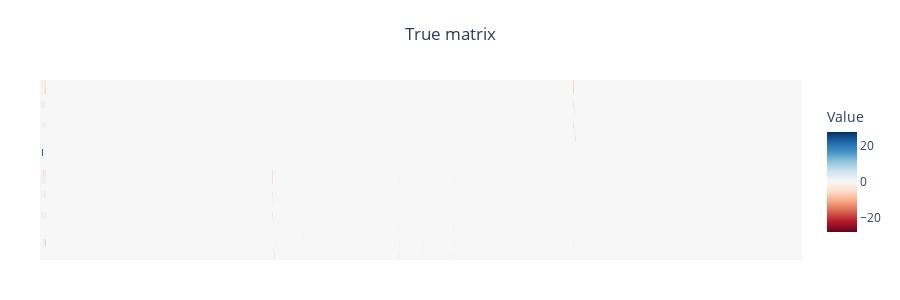

The code cell stored with this chart in its notebook:
### Code cell
import numpy as np
from pathlib import Path
import plotly.graph_objects as go

def plot_true_matrix(
    true_matrix,
    matrix_label=None,
    figure_title=None,
    filepath=None,
    zmin=None,
    zmax=None
):
    """
    Plot only the “True” matrix as a single heatmap.

    Parameters
    ----------
    true_matrix : 2D array-like
        The ground‐truth matrix to display.
    matrix_label : str, optional
        Label to append to the subplot title.
    figure_title : str, optional
        Overall figure title.
    filepath : str or Path, optional
        If given, write out to .html or .png; otherwise show().
    zmin, zmax : float, optional
        Override the colorbar limits. If None, computed from true_matrix.
    """
    # Determine color limits
    if zmin is None or zmax is None:
        vmin, vmax = np.nanmin(true_matrix), np.nanmax(true_matrix)
        lim = max(abs(vmin), abs(vmax))
        zmin = -lim if zmin is None else zmin
        zmax =  lim if zmax is None else zmax

    # Subplot title
    subtitle = (f"True {matrix_label}" if matrix_label else "True matrix")

    # Build heatmap trace
    heatmap = go.Heatmap(
        z=true_matrix,
        colorscale="RdBu",
        zmin=zmin,
        zmax=zmax,
        colorbar=dict(title="Value", len=0.8, y=0.5)
    )

    # Create figure
    fig = go.Figure(heatmap)
    fig.update_layout(
        width=900,
        height=300,
        title_text=figure_title or subtitle,
        title_x=0.5,
        margin=dict(t=80, b=40, l=40, r=40),
        xaxis=dict(side="top", showticklabels=False),
        yaxis=dict(autorange="reversed", showticklabels=False)
    )

    # Output
    if filepath:
        filepath = Path(filepath)
        if filepath.suffix.lower() == ".html":
            fig.write_html(str(filepath), include_plotlyjs="cdn")
        elif filepath.suffix.lower() == ".png":
            fig.write_image(str(filepath), width=900, height=900)
        else:
            raise ValueError(f"Unsupported extension {filepath.suffix}")
    else:
        fig.show()

    return fig

plot_true_matrix(matrix.todense())
None

### Figure 1 — Plotly figure (JSON) as saved in the notebook; plotly's stock layout.template omitted (floating-point values rounded to 4 significant figures; data arrays with more than 128 entries replaced by an {"elided": "..."} marker saying what was removed)
{"data": [{"colorbar": {"len": 0.8, "title": {"text": "Value"}, "y": 0.5}, "colorscale": [[0, "rgb(103,0,31)"], [0.1, "rgb(178,24,43)"], [0.2, "rgb(214,96,77)"], [0.3, "rgb(244,165,130)"], [0.4, "rgb(253,219,199)"], [0.5, "rgb(247,247,247)"], [0.6, "rgb(209,229,240)"], [0.7, "rgb(146,197,222)"], [0.8, "rgb(67,147,195)"], [0.9, "rgb(33,102,172)"], [1, "rgb(5,48,97)"]], "type": "heatmap", "z": {"elided": "26x3250 float values"}, "zmax": 27.92, "zmin": -27.92}], "layout": {"height": 300, "margin": {"b": 40, "l": 40, "r": 40, "t": 80}, "title": {"text": "True matrix", "x": 0.5}, "width": 900, "xaxis": {"showticklabels": false, "side": "top"}, "yaxis": {"autorange": "reversed", "showticklabels": false}}}
